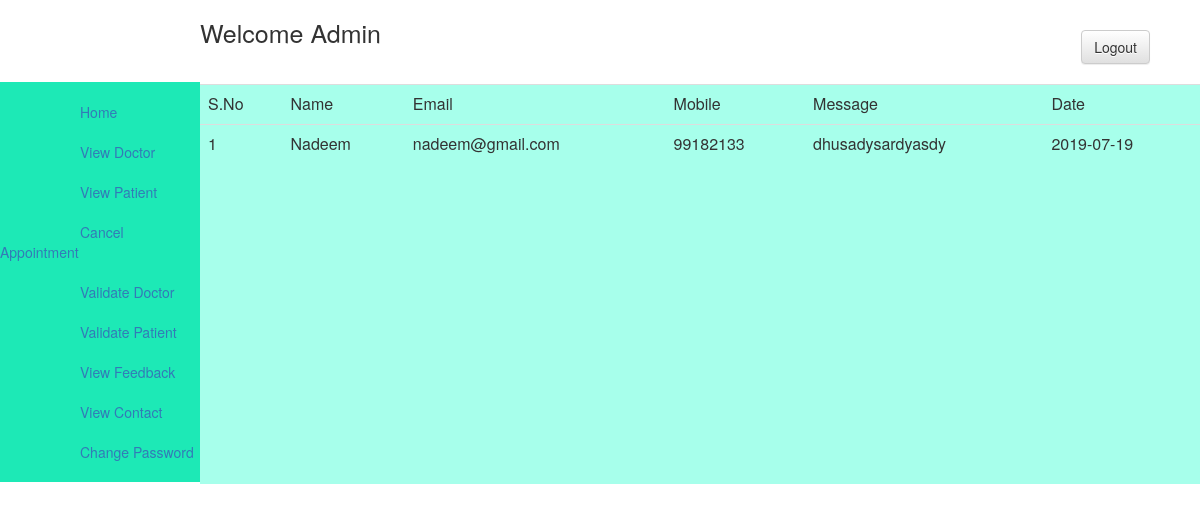
Page /admin/viewcontact.php (signed in) on the committed database.
### tables this page shows
CREATE TABLE IF NOT EXISTS `tbl_contact` (
  `conid` int(11) NOT NULL AUTO_INCREMENT,
  `name` varchar(60) NOT NULL,
  `email` varchar(30) NOT NULL,
  `mobile` varchar(13) NOT NULL,
  `message` text NOT NULL,
  `date` varchar(10) NOT NULL,
  PRIMARY KEY (`conid`)
);

### admin/viewcontact.php (the view, shortened to what this page needs)
<?php
$query="select * from tbl_contact";
$res=mysql_query($query);
?>
<html>
<head>
<link href="../css/bootstrap.min.css" rel="stylesheet" type="text/css"/>
<link href="../css/bootstrap-theme.min.css" rel="stylesheet" type="text/css"/>
<link href="../css/font-awesome.min.css" rel="stylesheet" type="text/css"/>
</head>
<body>
<div class="conatiner-fluid" style="min-height:auto;">
<div class="col-sm-2" style="min-height:auto;">
<div class="row" style="min-height:400px;margin-top:82px;background-color:#1de9b6;">
<br/>
<a href="dashboard.php" style="margin-left:80px;margin-top:20px;">Home</a>
<br/>
<br/>
<a href="viewdoctor.php" style="margin-left:80px;margin-top:20px;">View Doctor</a>
<br/>
<br/>
<a href="viewpatient.php" style="margin-left:80px;margin-top:20px;">View Patient</a>
<br/>
<br/>
<a href="cancel.php" style="margin-left:80px;margin-top:20px;">Cancel Appointment</a>
<br/>
<br/>
<a href="valdoctor.php" style="margin-left:80px;margin-top:20px;">Validate Doctor</a>
<br/>
<br/>
<a href="valpatient.php" style="margin-left:80px;margin-top:20px;">Validate Patient</a>
<br/>
<br/>
<a href="viewfeedback.php" style="margin-left:80px;margin-top:20px;">View Feedback</a>
<br/>
<br/>
<a href="viewcontact.php" style="margin-left:80px;margin-top:20px;">View Contact</a>
<br/>
<br/>
<a href="change.php" style="margin-left:80px;margin-top:20px;">Change Password</a>
</div>
</div>
</div>
<div class="col-sm-10" style="min-height:auto;">
<div class="row" style="min-height:auto;">
<a href="adminlogout.php"><input type="button" class="btn btn-default navbar-right" value="Logout" style="margin-top:30px;margin-right:50px;"/></a>
<p style="font-size:25px;margin-top:15px;">Welcome Admin</p>
</div>
<div class="row" style="min-height:400px;margin-top:20px;background-color:#a7ffeb;">
<table class="table table-hover">
<tr>
	<td>S.No</td>
	<td>Name</td>
	<td>Email</td>
	<td>Mobile</td>
	<td>Message</td>
	<td>Date</td>
</tr>
<?php
$a=1;
while($row=mysql_fetch_array($res,MYSQL_BOTH))
{
?>
<tr>
<td><?php echo $a;?></td>
<td><?php echo $row['name'];?></td>
<td><?php echo $row['email'];?></td>
<td><?php echo $row['mobile'];?></td>
<td><?php echo $row['message'];?></td>
<td><?php echo $row['date'];?></td>
</tr>
<?php
	$a++;
}
?>
</table>
</div>
</div>
</body>
</html>

### rows in the picture
tbl_contact: name "Nadeem", email "nadeem@gmail.com", mobile "99182133", message "dhusadysardyasdy", date "2019-07-19"
